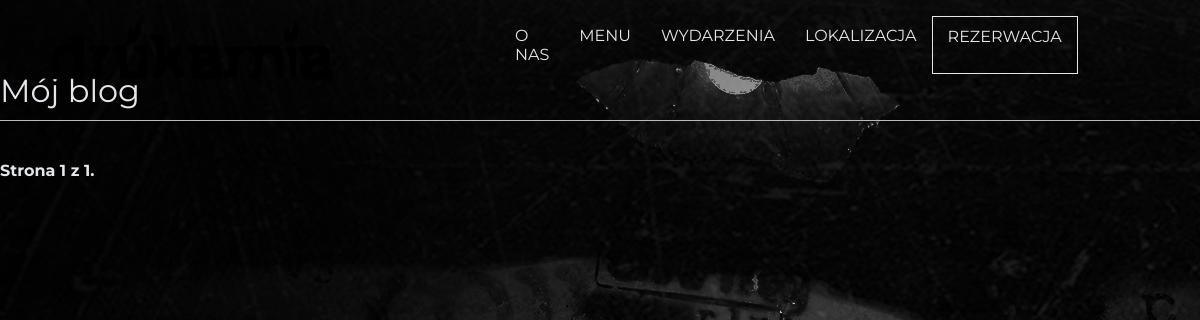
/blog/, run on an earlier commit of the app's database.
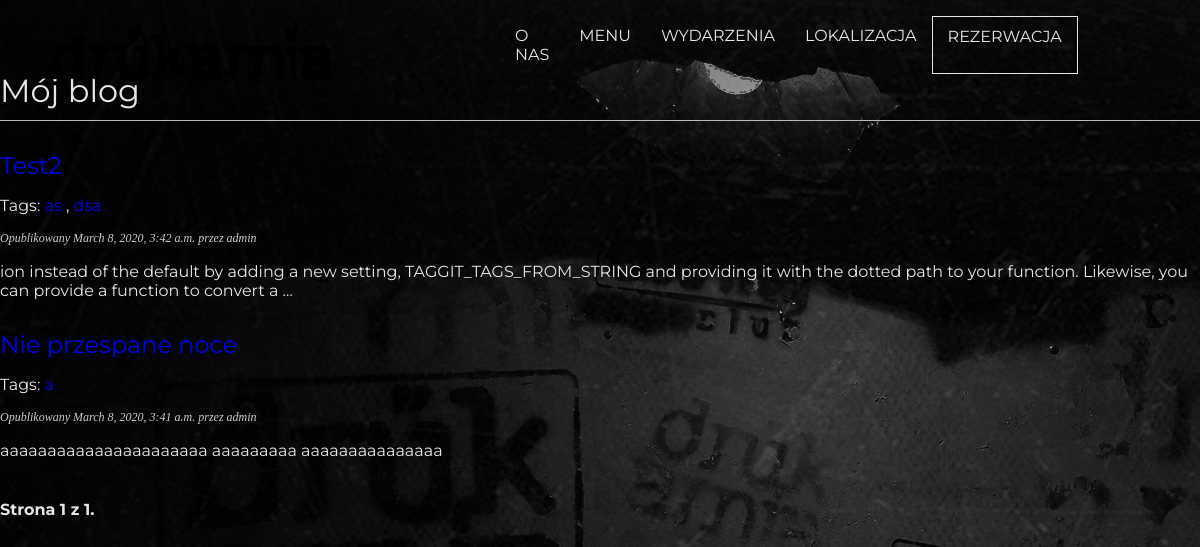
And on a later commit of the database.
### blog/models.py (models this page shows, shortened)
class Post(models.Model):
    STATUS_CHOICES = (
        ('draft', 'Draft'),
        ('published', 'Published'),
    )
    title = models.CharField(max_length=250)
    slug = models.SlugField(max_length=250,
                            unique_for_date='publish')
    author = models.ForeignKey(User,
                               on_delete=models.CASCADE,
                               related_name='blog_posts')
    body = models.TextField()
    publish = models.DateTimeField(default=timezone.now)
    created = models.DateTimeField(auto_now_add=True)
    updated = models.DateTimeField(auto_now=True)
    status = models.CharField(max_length=10,
                              choices=STATUS_CHOICES,
                              default='draft')
    objects = models.Manager() # manager domyslny.
    published = PublishedManager() # Wlasny manager.
    tags = TaggableManager()
    class Meta:
        ordering = ('-publish',)
    def get_absolute_url(self):
        return reverse('blog:post_detail',
                       args=[self.publish.year,
                             self.publish.strftime('%m'),
                             self.publish.strftime('%d'),
                             self.slug])

### blog/views.py (the view)
# urls.py: path('', views.post_list, name='post_list'),
def post_list(request, tag_slug=None):
    object_list = Post.published.all()
    tag = None
    if tag_slug:
        tag = get_object_or_404(Tag, slug=tag_slug)
        object_list = object_list.filter(tags__in=[tag])
    paginator = Paginator(object_list, 3)
    page = request.GET.get('page')
    try:
        posts = paginator.page(page)
    except PageNotAnInteger:
        posts = paginator.page(1)
    except EmptyPage:
        posts = paginator.page(paginator.num_pages)
    return render(request,
                  'blog/post/list.html',
                  {'posts': posts,
                  'posts': posts,
                  'tag': tag})

### blog/models.py (called while the page is built)
    def get_queryset(self):
        return super(PublishedManager, self).get_queryset().filter(status='published')

### blog/templates/blog/post/list.html (shortened to what this page needs)
{% extends "blog/blogbase.html" %}
{% block content %}
<h1>Mój blog</h1>
{% for post in posts %}
<h2>
  <a href="{{ post.get_absolute_url }}">
    {{ post.title }}
  </a>
</h2>
<p class="tags">
  Tags:
  {% for tag in post.tags.all %}
  <a href="{% url "blog:post_list_by_tag" tag.slug %}">
    {{ tag.name }}
  </a>
  {% if not forloop.last %}, {% endif %}
  {% endfor %}
</p>
<p class="date">
  Opublikowany {{ post.publish }} przez {{ post.author }}
</p>
{{ post.body|truncatewords:30|linebreaks }}
{% endfor %}
{% include "pagination.html" with page=posts %}
{% endblock %}

### blog/templates/blog/blogbase.html (shortened to what this page needs)
{% load static %}
<!DOCTYPE html>
<html lang="en">
<head>
  <link href="{% static 'css/blog.css' %}" rel="stylesheet">
</head>
<body>
  <section id="navigation">
    <div class="logo">
      <a href="#"><img src="{% static 'images/drukarnia-logo.png' %}" alt="drukarnia-logo"></a>
    </div>
    <div class="menu">
      <ul>
        <li><a href="#">O NAS</a></li>
        <li><a href="#">MENU</a></li>
        <li><a href="#">WYDARZENIA</a></li>
        <li><a href="#">LOKALIZACJA</a></li>
        <li><a href="#">REZERWACJA</a></li>
      </ul>
    </div>
    <div class="menu-icons">
    </div>
  </section>
  <div id="content">
    {% block content %}
    {% endblock %}
  </div>
</body>
</html>

### blog/templates/pagination.html (shortened to what this page needs)
<div class="pagination">
  <span class="step-links">
    <span class="current">
      Strona {{ page.number }} z {{ page.paginator.num_pages }}.
    </span>
  </span>
</div>

### blog/static/css/blog.css (style rules this page uses)
body { margin: 0; padding: 50px 0; font-family: 'Montserrat', sans-serif; color: #E4E6E9; background: white url("images/background.jpg") no-repeat; }
a { text-decoration: none; }
h1 { font-weight: normal; border-bottom: 1px solid #bbb; padding: 0 0 10px 0; }
h2 { font-weight: normal; margin: 30px 0 0; }
p.date { color: #ccc; font-family: georgia, serif; font-size: 12px; font-style: italic; }
.pagination { margin: 40px 0; font-weight: bold; }
#navigation { position: fixed; top: 0; left: 0; max-width: 100vw; width: 100%; display: flex; justify-content: space-between; align-items: center; }
#navigation .logo { width: 50px; height: 50px; margin: 0 30% 0 50px; }
#navigation .logo a img { width: auto; height: 60px; }
#navigation .menu ul { list-style: none; display: flex; justify-content: center; }
#navigation .menu ul li { padding: 10px 15px; }
#navigation .menu ul li:last-child { border: 1px solid #E4E6E9; }
#navigation .menu ul li a { text-decoration: none; font-size: 16px; color: #E4E6E9; }
.menu-icons { margin-right: 50px; }

What changed in the data, as far as the page shows it:
added Post: title "Test2", publish "March 8, 2020, 3:42 a.m.", author "admin", body "ion instead of the default by adding a new setting, TAGGIT_TAGS_FROM_STRING and providing it with the dotted path to your function. Likewise, you can provide a function to convert a …"
now on this page (row unchanged): Tag: name "as", shown under "Test2"
now on this page (row unchanged): Tag: name "dsa", shown under "Test2"
added Post: title "Nie przespane noce", publish "March 8, 2020, 3:41 a.m.", author "admin", body "aaaaaaaaaaaaaaaaaaaaaa aaaaaaaaa aaaaaaaaaaaaaaa"
now on this page (row unchanged): Tag: name "a", shown under "Nie przespane noce"
